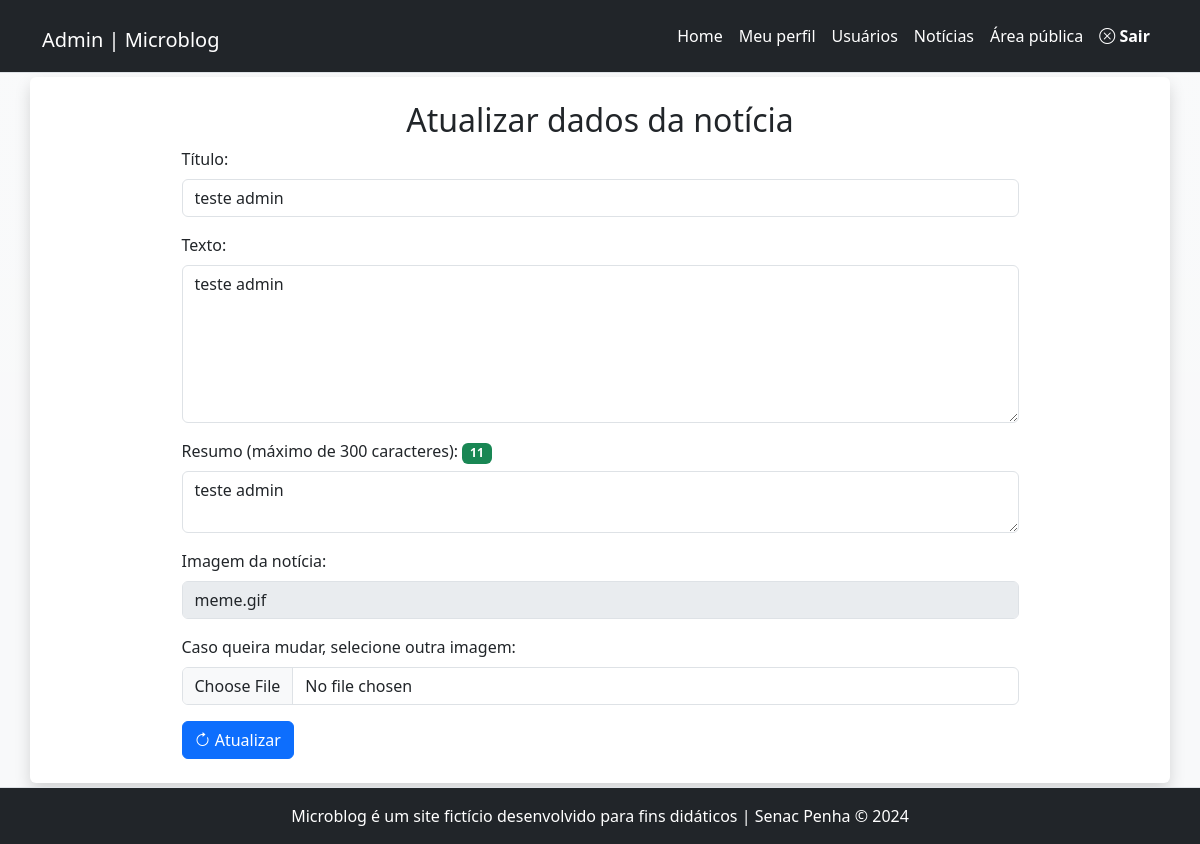
The page /admin/noticia-atualiza.php?id=21 (signed in) on the database its author committed.
### tables this page shows
CREATE TABLE `noticias` (
  `id` int(11) NOT NULL,
  `data` datetime NOT NULL DEFAULT current_timestamp(),
  `titulo` varchar(150) NOT NULL,
  `texto` text NOT NULL,
  `resumo` tinytext NOT NULL,
  `imagem` varchar(45) NOT NULL,
  `usuario_id` int(11) NOT NULL
);

### inc/funcoes-noticias.php (called while the page is built, shortened)
<?php
function lerUmaNoticia($conexao, $idNoticia, $idUsuario, $tipoUsuario){
    if ($tipoUsuario == 'admin') {
        $sql = "SELECT * FROM noticias WHERE id = $idNoticia";
    } else {
        $sql = "SELECT * FROM noticias WHERE id = $idNoticia AND usuario_id = $idUsuario";
    }
    $resultado = mysqli_query($conexao, $sql) or die(mysqli_error($conexao));
    return mysqli_fetch_assoc($resultado);
}

### admin/noticia-atualiza.php (the view, shortened to what this page needs)
<?php
require_once "../inc/cabecalho-admin.php";
require_once "../inc/funcoes-noticias.php";
$idNoticia = $_GET['id'];
$idUsuario = $_SESSION['id'];
$tipoUsuario = $_SESSION['tipo'];
$dadosNoticia = lerUmaNoticia($conexao, $idNoticia, $idUsuario, $tipoUsuario);
?>
<div class="row">
    <article class="col-12 bg-white rounded shadow my-1 py-4">
        <h2 class="text-center">
            Atualizar dados da notícia
        </h2>
        <form  enctype="multipart/form-data" autocomplete="off" class="mx-auto w-75" action="" method="post" id="form-atualizar" name="form-atualizar">
            <div class="mb-3">
                <label class="form-label" for="titulo">Título:</label>
                <input value="<?=$dadosNoticia['titulo']?>" class="form-control" required type="text" id="titulo" name="titulo">
            </div>
            <div class="mb-3">
                <label class="form-label" for="texto">Texto:</label>
                <textarea class="form-control" required name="texto" id="texto" cols="50" rows="6"><?=$dadosNoticia['texto']?></textarea>
            </div>
            <div class="mb-3">
                <label class="form-label" for="resumo">Resumo (máximo de 300 caracteres):</label>
                <span id="maximo" class="badge bg-danger">0</span>
                <textarea class="form-control" required name="resumo" id="resumo" cols="50" rows="2" maxlength="300"><?=$dadosNoticia['resumo']?></textarea>
            </div>
            <div class="mb-3">
                <label for="imagem-existente" class="form-label">Imagem da notícia:</label>
                <input value="<?=$dadosNoticia['imagem']?>"class="form-control" type="text" id="imagem-existente" name="imagem-existente" readonly disabled>
            </div>
            <div class="mb-3">
                <label for="imagem" class="form-label">Caso queira mudar, selecione outra imagem:</label>
                <input class="form-control" type="file" id="imagem" name="imagem" accept="image/png, image/jpeg, image/gif, image/svg+xml">
            </div>
            <button class="btn btn-primary" name="atualizar"><i class="bi bi-arrow-clockwise"></i> Atualizar</button>
        </form>
    </article>
</div>
<?php
require_once "../inc/rodape-admin.php";
?>

### rows shown on the page
noticias: titulo "teste admin", texto "teste admin", resumo "teste admin", imagem-existente "meme.gif"
